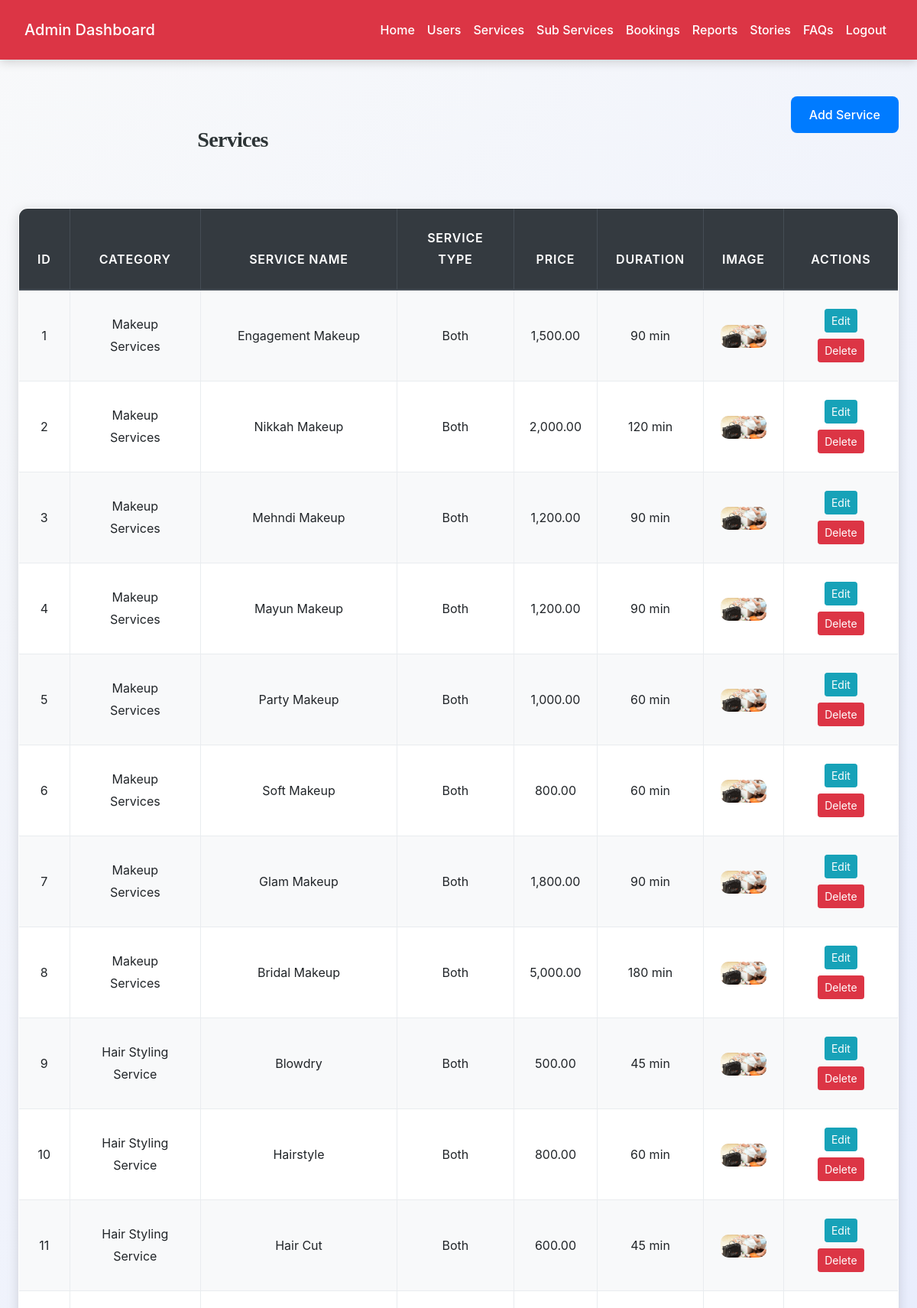
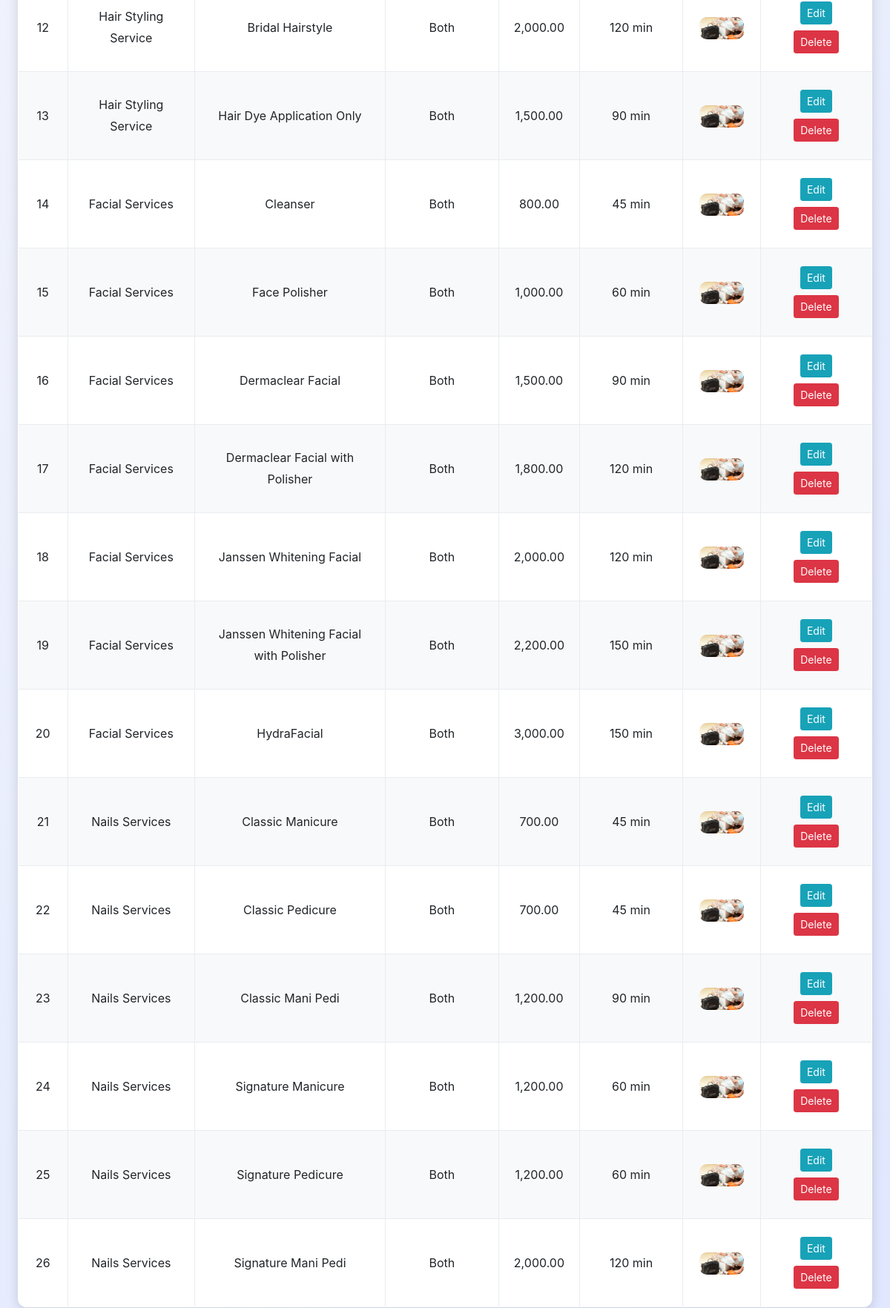
Screenshot of /admin/services_list.php (signed in, upper part) with the database file from the repository (2 pictures, top to bottom).
### tables this page shows
CREATE TABLE `services` (
  `service_id` int(11) NOT NULL,
  `category_id` int(11) NOT NULL,
  `service_name` varchar(150) NOT NULL,
  `description` text DEFAULT NULL,
  `price` decimal(10,2) NOT NULL,
  `duration_minutes` int(11) DEFAULT 60,
  `image_url` varchar(255) DEFAULT NULL,
  `created_at` datetime DEFAULT current_timestamp(),
  `service_type` enum('Men','Women','Both') NOT NULL DEFAULT 'Both'
);

CREATE TABLE `service_categories` (
  `category_id` int(11) NOT NULL,
  `category_name` varchar(100) NOT NULL,
  `description` text DEFAULT NULL,
  `image_url` varchar(255) DEFAULT NULL,
  `created_at` datetime DEFAULT current_timestamp()
);

### admin/services_list.php (the view, shortened to what this page needs)
<?php
include('config.php');
$services = mysqli_query($conn, "
    SELECT s.*, c.category_name
    FROM services s
    JOIN service_categories c ON s.category_id = c.category_id
    ORDER BY s.created_at DESC
");
?>
<!DOCTYPE html>
<html>
<head>
    <link rel="stylesheet" href="https://maxcdn.bootstrapcdn.com/bootstrap/4.5.2/css/bootstrap.min.css">
    <link rel="stylesheet" href="../css/style.css">
</head>
<body>
<?php include('admin_navbar.php'); ?>
<div class="container mt-5">
    <div class="row mb-3">
        <div class="col">
            <h3>Services</h3>
        </div>
        <div class="col text-right">
            <a href="service_add.php" class="btn btn-primary">Add Service</a>
        </div>
    </div>
    <table class="table table-bordered table-striped table-responsive-sm">
        <thead class="thead-dark">
        <tr>
            <th>ID</th>
            <th>Category</th>
            <th>Service Name</th>
            <th>Service Type</th>
            <th>Price</th>
            <th>Duration</th>
            <th>Image</th>
            <th>Actions</th>
        </tr>
        </thead>
        <tbody>
        <?php while ($row = mysqli_fetch_assoc($services)): ?>
            <tr>
                <td><?= $row['service_id'] ?></td>
                <td><?= htmlspecialchars($row['category_name']) ?></td>
                <td><?= htmlspecialchars($row['service_name']) ?></td>
                <td><?= $row['service_type'] ?></td>
                <td><?= number_format($row['price'],2) ?></td>
                <td><?= $row['duration_minutes'] ?> min</td>
                <td>
                    <?php if ($row['image_url']): ?>
                        <img src="../images/<?= $row['image_url'] ?>" width="60">
                    <?php endif; ?>
                </td>
                <td>
                    <a href="service_edit.php?id=<?= $row['service_id'] ?>" class="btn btn-sm btn-info m-1">Edit</a>
                    <a href="?delete=<?= $row['service_id'] ?>" onclick="return confirm('Delete this service?')" class="btn btn-sm btn-danger m-1">Delete</a>
                </td>
            </tr>
        <?php endwhile; ?>
        </tbody>
    </table>
</div>
</body>
</html>

### css/style.css (style rules this page uses)
:root { --primary: #007bff; --secondary: #6c757d; --success: #28a745; --info: #17a2b8; --warning: #ffc107; --danger: #dc3545; --light: #f8f9fa; --dark: #2d3436; --accent: #ff6f61; --highlight: #6f42c1; --shadow: rgba(0, 0, 0, 0.15); --transition: all 0.3s ease-in-out; }
body { font-family: 'Inter', 'Segoe UI', Tahoma, Geneva, Verdana, sans-serif; background: linear-gradient(135deg, var(--light) 0%, #e0e7ff 100%); color: var(--dark); line-height: 1.8; margin: 0; padding: 0; min-height: 100vh; font-size: 16px; }
h1, h2, h3, h4 { text-align: center; margin: 2.5rem 0; font-family: 'Georgia', 'Times New Roman', serif; color: var(--dark); font-weight: 700; letter-spacing: -0.025em; }
h3 { font-size: 1.75rem; }
.container { max-width: 1200px; margin: 0 auto 3rem; padding: 0 1.5rem; }
.table { width: 100%; border-collapse: collapse; margin: 2rem 0; font-size: 1rem; background-color: #ffffff; border-radius: 12px; overflow: hidden; box-shadow: 0 4px 16px var(--shadow); transition: var(--transition); }
.table th, .table td { padding: 1.25rem; border: 1px solid #e9ecef; text-align: center; vertical-align: middle; }
.table thead th { background-color: rgb(0, 0, 0); color: white; font-weight: 600; text-transform: uppercase; letter-spacing: 0.05em; padding: 1.5rem; }
.table tbody tr { transition: var(--transition); }
.table tbody tr:nth-child(odd) { background-color: var(--light); }
.table img { max-width: 120px; max-height: 120px; border-radius: 10px; object-fit: cover; transition: var(--transition); }
.btn-primary { background-color: var(--primary); color: #fff; border: none; border-radius: 8px; padding: 0.75rem 1.5rem; font-size: 1rem; font-weight: 500; cursor: pointer; transition: var(--transition); display: inline-flex; align-items: center; justify-content: center; }
a { color: var(--primary); text-decoration: none; font-weight: 500; transition: var(--transition); }

### rows the page displays
services: service_id "1", category.category_name "Makeup Services", service_name "Engagement Makeup", service_type "Both", price "1,500.00", duration_minutes "90", image_url (picture)
services: service_id "2", category.category_name "Makeup Services", service_name "Nikkah Makeup", service_type "Both", price "2,000.00", duration_minutes "120", image_url (picture)
services: service_id "3", category.category_name "Makeup Services", service_name "Mehndi Makeup", service_type "Both", price "1,200.00", duration_minutes "90", image_url (picture)
services: service_id "4", category.category_name "Makeup Services", service_name "Mayun Makeup", service_type "Both", price "1,200.00", duration_minutes "90", image_url (picture)
services: service_id "5", category.category_name "Makeup Services", service_name "Party Makeup", service_type "Both", price "1,000.00", duration_minutes "60", image_url (picture)
services: service_id "6", category.category_name "Makeup Services", service_name "Soft Makeup", service_type "Both", price "800.00", duration_minutes "60", image_url (picture)
services: service_id "7", category.category_name "Makeup Services", service_name "Glam Makeup", service_type "Both", price "1,800.00", duration_minutes "90", image_url (picture)
services: service_id "8", category.category_name "Makeup Services", service_name "Bridal Makeup", service_type "Both", price "5,000.00", duration_minutes "180", image_url (picture)
services: service_id "9", category.category_name "Hair Styling Service", service_name "Blowdry", service_type "Both", price "500.00", duration_minutes "45", image_url (picture)
services: service_id "10", category.category_name "Hair Styling Service", service_name "Hairstyle", service_type "Both", price "800.00", duration_minutes "60", image_url (picture)
services: service_id "11", category.category_name "Hair Styling Service", service_name "Hair Cut", service_type "Both", price "600.00", duration_minutes "45", image_url (picture)
services: service_id "12", category.category_name "Hair Styling Service", service_name "Bridal Hairstyle", service_type "Both", price "2,000.00", duration_minutes "120", image_url (picture)
services: service_id "13", category.category_name "Hair Styling Service", service_name "Hair Dye Application Only", service_type "Both", price "1,500.00", duration_minutes "90", image_url (picture)
services: service_id "14", category.category_name "Facial Services", service_name "Cleanser", service_type "Both", price "800.00", duration_minutes "45", image_url (picture)
services: service_id "15", category.category_name "Facial Services", service_name "Face Polisher", service_type "Both", price "1,000.00", duration_minutes "60", image_url (picture)
services: service_id "16", category.category_name "Facial Services", service_name "Dermaclear Facial", service_type "Both", price "1,500.00", duration_minutes "90", image_url (picture)
services: service_id "17", category.category_name "Facial Services", service_name "Dermaclear Facial with Polisher", service_type "Both", price "1,800.00", duration_minutes "120", image_url (picture)
services: service_id "18", category.category_name "Facial Services", service_name "Janssen Whitening Facial", service_type "Both", price "2,000.00", duration_minutes "120", image_url (picture)
services: service_id "19", category.category_name "Facial Services", service_name "Janssen Whitening Facial with Polisher", service_type "Both", price "2,200.00", duration_minutes "150", image_url (picture)
services: service_id "20", category.category_name "Facial Services", service_name "HydraFacial", service_type "Both", price "3,000.00", duration_minutes "150", image_url (picture)
services: service_id "21", category.category_name "Nails Services", service_name "Classic Manicure", service_type "Both", price "700.00", duration_minutes "45", image_url (picture)
services: service_id "22", category.category_name "Nails Services", service_name "Classic Pedicure", service_type "Both", price "700.00", duration_minutes "45", image_url (picture)
services: service_id "23", category.category_name "Nails Services", service_name "Classic Mani Pedi", service_type "Both", price "1,200.00", duration_minutes "90", image_url (picture)
services: service_id "24", category.category_name "Nails Services", service_name "Signature Manicure", service_type "Both", price "1,200.00", duration_minutes "60", image_url (picture)
services: service_id "25", category.category_name "Nails Services", service_name "Signature Pedicure", service_type "Both", price "1,200.00", duration_minutes "60", image_url (picture)
services: service_id "26", category.category_name "Nails Services", service_name "Signature Mani Pedi", service_type "Both", price "2,000.00", duration_minutes "120", image_url (picture)
